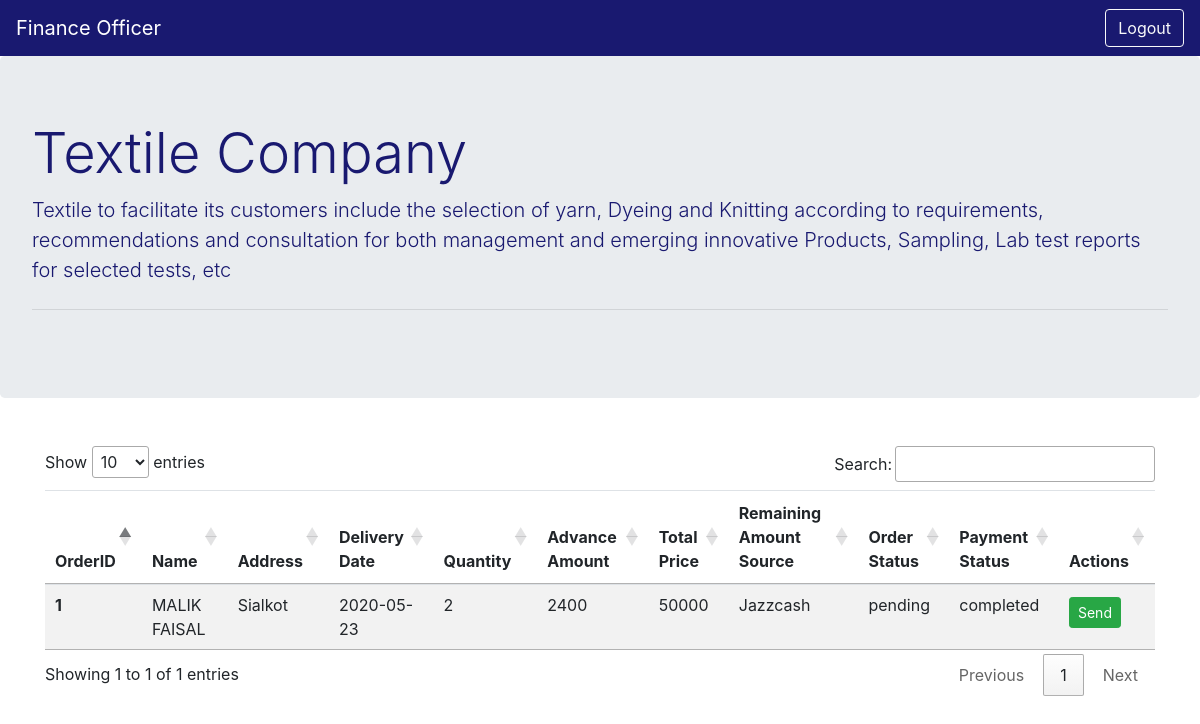
Screenshot of /Finance_Officer.php with the database file from the repository.
### tables this page shows
CREATE TABLE `manager_send_detail_to_finance` (
  `order_id` int(11) NOT NULL,
  `customer_name` varchar(50) NOT NULL,
  `customer_address` text NOT NULL,
  `dilevery_date` date NOT NULL,
  `quantity` int(11) NOT NULL,
  `advance_amount` double NOT NULL,
  `total_price` double NOT NULL,
  `remaining_amount_source` varchar(50) NOT NULL,
  `order_status` varchar(50) NOT NULL,
  `payment_status` varchar(50) NOT NULL
);

### FinanceOfficer.php (called while the page is built, shortened)
<?php
class FinanceOfficer extends login
{
    private $conn;
    public function __construct()
    {
        $this->conn = new PDO("mysql:localhost=host;dbname=TextileCompany",$username = "root",$password="");
    }
    public function loadAllDatafromMnager()
    {
        $sql = $this->conn->query("SELECT * FROM manager_send_detail_to_finance");
        $fetchingRow = $sql->fetchAll();
        return $fetchingRow;
    }
}

### Finance_Officer.php (the view, shortened to what this page needs)
<?php
require_once ("FinanceOfficer.php");
$finance = new FinanceOfficer();
?>
<!doctype html>
<html lang="en">
<head>
    <link rel="stylesheet" href="stylesheet/style.css">
    <link rel="stylesheet" href="https://maxcdn.bootstrapcdn.com/bootstrap/4.0.0/css/bootstrap.min.css">
    <link rel="stylesheet" href="//cdn.datatables.net/1.10.20/css/jquery.dataTables.min.css">
</head>
<body>
<nav class="navbar navbar-expand-lg navbar-dark " style="background-color: midnightblue;">
    <a class="navbar-brand" href="Finance_Officer.php">Finance Officer</a>
    <div class="collapse navbar-collapse" id="navbarSupportedContent">
        <form class="form-inline my-2 my-lg-0 float-sm-right" action="logout.php">
            <button class="btn btn-outline-light my-2 my-sm-0 " type="submit">Logout</button>
        </form>
    </div>
</nav>
<div class="jumbotron" style="color: midnightblue;">
    <h1 class="display-4" >Textile Company</h1>
    <p class="lead">Textile to facilitate its customers include the selection of yarn, Dyeing and Knitting according to requirements, recommendations and consultation for both management and emerging
        innovative Products, Sampling, Lab test reports for selected tests, etc</p>
    <hr class="my-4">
</div>
<div class="container my-5">
    <table class="table table-striped" id="myTable">
        <thead>
        <tr>
            <th scope="col">OrderID</th>
            <th scope="col">Name</th>
            <th scope="col">Address</th>
            <th scope="col">Delivery Date</th>
            <th scope="col">Quantity</th>
            <th scope="col">Advance Amount</th>
            <th scope="col">Total Price</th>
            <th scope="col">Remaining Amount Source</th>
            <th scope="col">Order Status</th>
            <th scope="col">Payment Status</th>
            <th scope="col">Actions</th>
        </tr>
        </thead>
        <tbody>
        <?php
        $fetching = $finance->loadAllDatafromMnager();
        $i = 0;
        foreach ($fetching as $row) {
            $i = $i + 1;
            echo "<tr>
            <th scope=\"row\">$i</th>
            <td>$row[1]</td>
            <td>$row[2]</td>
            <td>$row[3]</td>
            <td>$row[4]</td>
            <td>$row[5]</td>
            <td>$row[6]</td>
            <td>$row[7]</td>
            <td>$row[8]</td>
            <td>$row[9]</td>
            <td>
             <a href='finance_send_detail_to_dispatch.php?id=$row[0]&name=$row[1]&address=$row[2]&ddate=$row[3]&quantity=$row[4]&ramount=$row[7]&order=$row[8]&payment=$row[9]' class='btn btn-success btn-sm my-1'>Send</a>
             </td>
        </tr>";
        }
        ?>
        </tbody>
    </table>
</div>
</body>
</html>

### rows the page displays
manager_send_detail_to_finance: customer_name "MALIK FAISAL", customer_address "Sialkot", dilevery_date "2020-05-23", quantity "2", advance_amount "2400", total_price "50000", remaining_amount_source "Jazzcash", order_status "pending", payment_status "completed"
